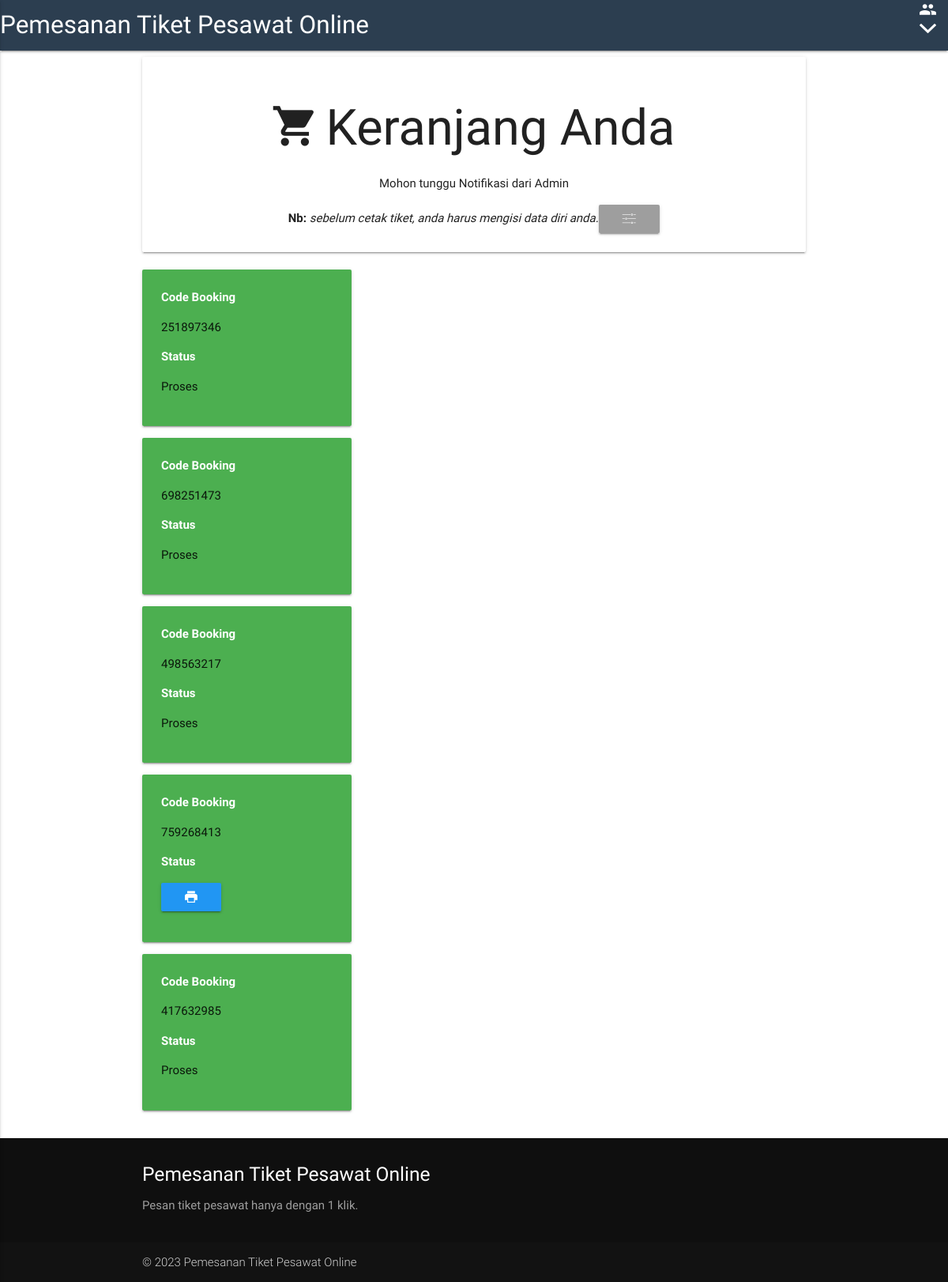
Screenshot of /tiket/keranjang.php (signed in) with the database file from the repository.
### tables this page shows
CREATE TABLE `reserv` (
  `id_reserv` int(11) NOT NULL,
  `reserv_code` decimal(10,0) NOT NULL,
  `reserv_at` text NOT NULL,
  `reserv_date` date NOT NULL,
  `seat` decimal(10,0) NOT NULL,
  `depart` date NOT NULL,
  `price` decimal(10,0) NOT NULL,
  `id_user` int(11) NOT NULL,
  `id_customer` int(11) NOT NULL,
  `id_rute` int(11) NOT NULL,
  `status` varchar(100) NOT NULL
);

### tiket/keranjang.php (the view, shortened to what this page needs)
<html>
<head>
    <link rel="stylesheet" href="../css/materialize.min.css">
    <link rel="stylesheet" href="../css/ionicons.min.css">
</head>
<body>
    <?php include "nav.php"; ?>
    <?php
    include "koneksi.php";
    $s = mysqli_query($conn, 'select * from user where username="' . $_SESSION['user'] . '" ');
    $q = mysqli_fetch_array($s);
    $id_user = $q['id_user'];
    ?>
    <div class="container">
        <div class="row">
            <div class="col s12">
                <div class="card-panel default">
                    <center>
                        <h1><i class="ion-android-cart"></i> Keranjang Anda</h1>
                        <p>Mohon tunggu Notifikasi dari Admin</p>
                        <b>Nb:</b> <i>sebelum cetak tiket, anda harus mengisi data diri anda.</i><a href="pengaturan.php"><button class="btn waves-effect grey"><i class="ion-ios-settings"></i></button></a>
                    </center>
                </div>
            </div>
            <div class="col s4">
                <?php
                include "koneksi.php";
                $sql = mysqli_query($conn, 'select * from reserv where id_user="' . $id_user . '" ');
                while ($query = mysqli_fetch_array($sql)) {
                ?>
                    <div class="card-panel green">
                        <b class="white-text">Code Booking</b>
                        <p>
                            <?= $query['reserv_code']; ?>
                        </p>
                        <b class="white-text">Status</b>
                        <p>
                            <?php
                            if ($query['status'] == 'Proses') {
                                echo "Proses";
                            } else {
                            ?>
                                <a href="cetak.php?id_reserv=<?= $query['id_reserv']; ?>" target="_blank"><button class="btn waves-effect blue"><i class="ion-android-print"></i></button></a>
                            <?php
                            }
                            ?>
                        </p>
                    </div>
                <?php } ?>
            </div>
        </div>
    </div>
    <?php include "footer.php"; ?>
</body>
</html>

### rows the page displays
reserv: reserv_code "251897346", status "Proses"
reserv: reserv_code "698251473", status "Proses"
reserv: reserv_code "498563217", status "Proses"
reserv: reserv_code "759268413"
reserv: reserv_code "417632985", status "Proses"
